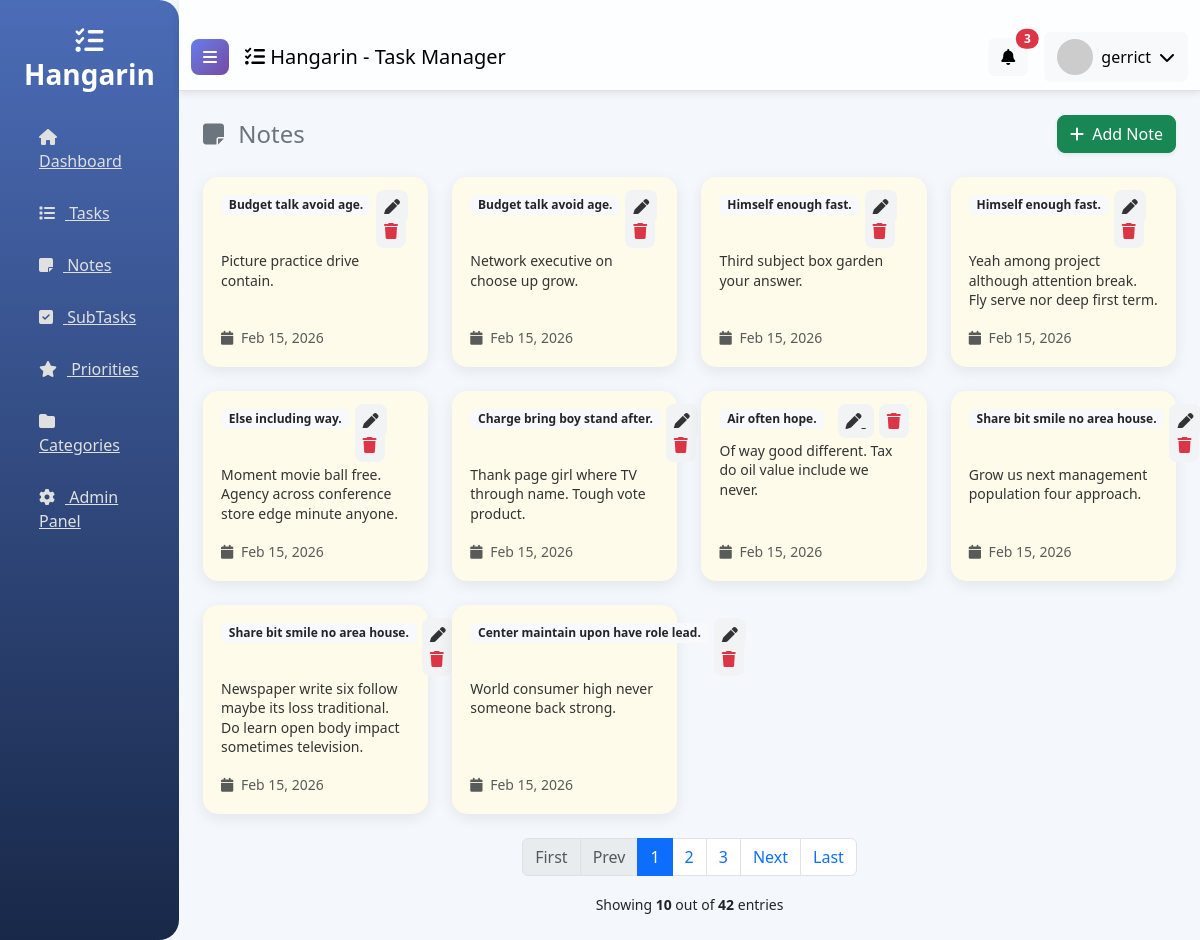
/note_list/ (signed in), run on the app's committed database.
### tasks/models.py (models this page shows, shortened)
class BaseModel(models.Model):
    created_at = models.DateTimeField(auto_now_add=True)
    updated_at = models.DateTimeField(auto_now=True)
    class Meta:
        abstract = True

class Note(BaseModel):
    task = models.ForeignKey(
        Task,
        on_delete=models.CASCADE,
        related_name="notes",
    )
    content = models.TextField()
    class Meta:
        verbose_name = "Note"
        verbose_name_plural = "Notes"

class Task(BaseModel):
    title = models.CharField(max_length=255)
    description = models.CharField(max_length=500)
    deadline = models.DateTimeField()
    status = models.CharField(
        max_length=50,
        choices=STATUS_CHOICES,
        default="Pending",
    )
    category = models.ForeignKey(
        Category,
        on_delete=models.SET_NULL,
        null=True,
        blank=True,
        related_name="tasks",
    )
    priority = models.ForeignKey(
        Priority,
        on_delete=models.SET_NULL,
        null=True,
        blank=True,
        related_name="tasks",
    )
    class Meta:
        verbose_name = "Task"
        verbose_name_plural = "Tasks"

### tasks/views.py (the view)
# urls.py: path('note_list/', views.NoteList.as_view(), name='note-list'),
class NoteList(LoginRequiredMixin, ListView):
    model = Note
    context_object_name = 'notes'
    template_name = 'note_list.html'
    paginate_by = 10
    login_url = '/accounts/login/'

### templates/note_list.html (shortened to what this page needs)
{% extends 'base.html' %}
{% load static %}
{% block content %}
<div class="row mb-4">
    <div class="col-12 d-flex justify-content-between align-items-center">
        <h4 class="text-secondary mb-0">
            <i class="fas fa-sticky-note me-2"></i> Notes
        </h4>
        <a href="{% url 'note-add' %}" class="btn btn-success rounded-3 shadow-sm">
            <i class="fas fa-plus me-1"></i> Add Note
        </a>
    </div>
</div>
<div class="row g-4">
    {% for note in object_list %}
    <div class="col-md-4 col-lg-3">
        <div class="note-card h-100">
            <div class="d-flex justify-content-between align-items-start mb-2">
                <span class="badge bg-light text-dark small">
                    {{ note.task.title }}
                </span>
                <div>
                    <a href="{% url 'note-update' note.id %}" class="icon-btn">
                        <i class="fas fa-pen"></i>
                    </a>
                    <a href="{% url 'note-delete' note.id %}" class="icon-btn text-danger">
                        <i class="fas fa-trash"></i>
                    </a>
                </div>
            </div>
            <p class="note-content">
                {{ note.content|truncatewords:20 }}
            </p>
            <div class="mt-auto">
                <small class="text-muted">
                    <i class="fas fa-calendar me-1"></i>
                    {{ note.created_at|date:"M d, Y" }}
                </small>
            </div>
        </div>
    </div>
    {% empty %}
    <div class="col-12 text-center py-5">
        <i class="fas fa-sticky-note fa-2x text-muted mb-2"></i>
        <p class="text-muted mb-0">No notes found</p>
        <small class="text-muted">Start by adding a note</small>
    </div>
    {% endfor %}
</div>
<div class="mt-4">
    {% include 'includes/pagination.html' %}
</div>
{% endblock %}

### templates/base.html (shortened to what this page needs)
{% load static %}
<!DOCTYPE html>
<html lang="en">
<head>
    <link href="https://cdn.jsdelivr.net/npm/bootstrap@5.3.0/dist/css/bootstrap.min.css" rel="stylesheet">
    <link rel="stylesheet" href="https://cdnjs.cloudflare.com/ajax/libs/font-awesome/6.4.0/css/all.min.css">
</head>
<body>
    <div class="d-flex">
        <nav id="sidebar">
            <div class="p-4">
                <h3 class="mb-4 text-center">
                    <i class="fas fa-tasks"></i> Hangarin
                </h3>
                <ul class="list-unstyled">
                    <li class="mb-2">
                        <a href="{% url 'home' %}" class="d-block hover-bg">
                            <i class="fas fa-home"></i> Dashboard
                        </a>
                    </li>
                    <li class="mb-2">
                        <a href="{% url 'task-list' %}" class="d-block hover-bg">
                            <i class="fas fa-list"></i> Tasks
                        </a>
                    </li>
                    <li class="mb-2">
                        <a href="{% url 'note-list' %}" class="d-block hover-bg">
                            <i class="fas fa-sticky-note"></i> Notes
                        </a>
                    </li>
                    <li class="mb-2">
                        <a href="{% url 'subtask-list' %}" class="d-block hover-bg">
                            <i class="fas fa-check-square"></i> SubTasks
                        </a>
                    </li>
                    <li class="mb-2">
                        <a href="{% url 'priority-list' %}" class="d-block hover-bg">
                            <i class="fas fa-star"></i> Priorities
                        </a>
                    </li>
                    <li class="mb-2">
                        <a href="{% url 'category-list' %}" class="d-block hover-bg">
                            <i class="fas fa-folder"></i> Categories
                        </a>
                    </li>
                    <li class="mb-2">
                        <a href="/admin/" class="d-block hover-bg">
                            <i class="fas fa-cog"></i> Admin Panel
                        </a>
                    </li>
                </ul>
            </div>
        </nav>
        <div class="flex-fill">
            <nav class="navbar navbar-expand-lg navbar-light border-bottom">
                <div class="container-fluid">
                    <button class="btn btn-primary me-3" id="sidebarToggle">
                        <i class="fas fa-bars"></i>
                    </button>
                    <span class="navbar-brand mb-0 h1">
                        <i class="fas fa-tasks"></i> Hangarin - Task Manager
                    </span>
                    <div class="ms-auto d-flex align-items-center">
                        <div class="dropdown me-3">
                            <button class="btn btn-light position-relative" type="button" id="notificationDropdown" data-bs-toggle="dropdown">
                                <i class="fas fa-bell"></i>
                                <span class="position-absolute top-0 start-100 translate-middle badge rounded-pill bg-danger">
                                    3
                                </span>
                            </button>
                        </div>
                        <div class="dropdown">
                            <button class="btn btn-light d-flex align-items-center" type="button" id="userDropdown" data-bs-toggle="dropdown">
                                <img src="https://ui-avatars.com/api/?name={{ user.username|default:'User' }}&background=007bff&color=fff&size=36"
                                    alt="user" class="rounded-circle me-2" width="36" height="36">
                                <span class="d-none d-md-inline">
                                    {% if user.is_authenticated %}
                                        {{ user.username }}
                                    {% else %}
                                        Guest
                                    {% endif %}
                                </span>
                                <i class="fas fa-chevron-down ms-2"></i>
                            </button>
                        </div>
                    </div>
                </div>
            </nav>
            <div class="container-fluid p-4">
                {% block content %}{% endblock %}
            </div>
        </div>
    </div>
</body>
</html>

### templates/base.html (style rules this page uses)
body { font-family: 'Segoe UI', Tahoma, Geneva, Verdana, sans-serif; background: #f4f7fc; }
#sidebar { background: linear-gradient(180deg, #4b6cb7, #182848); min-height: 100vh; width: 250px; transition: all 0.3s; border-radius: 0 20px 20px 0; }
#sidebar h3 { font-weight: 700; color: #fff; }
#sidebar ul li a { color: #e0e0e0; padding: 10px 15px; border-radius: 10px; display: flex; align-items: center; transition: all 0.3s; }
#sidebar ul li a i { margin-right: 10px; }
.navbar { backdrop-filter: blur(12px); background: rgba(255, 255, 255, 0.8); box-shadow: 0 2px 8px rgba(0,0,0,0.1); }
.navbar .btn-primary { background: linear-gradient(135deg, #667eea, #764ba2); border: none; border-radius: 8px; transition: all 0.3s; }
.container-fluid { padding-top: 1.5rem; }

### templates/note_list.html (style rules this page uses)
.note-card { background: #fffbea; border-radius: 15px; padding: 18px; box-shadow: 0 4px 15px rgba(0,0,0,0.08); transition: all 0.25s ease; display: flex; flex-direction: column; }
.note-content { font-size: 14px; color: #333; margin-bottom: 15px; line-height: 1.4; }
.icon-btn { padding: 6px 8px; border-radius: 8px; background: #f1f3f5; color: #333; margin-left: 5px; transition: 0.2s; }

### data on the page
Note: task "Budget talk avoid age.", content "Picture practice drive contain.", created_at "Feb 15, 2026"
Note: task "Budget talk avoid age.", content "Network executive on choose up grow.", created_at "Feb 15, 2026"
Note: task "Himself enough fast.", content "Third subject box garden your answer.", created_at "Feb 15, 2026"
Note: task "Himself enough fast.", content "Yeah among project although attention break. Fly serve nor deep first term.", created_at "Feb 15, 2026"
Note: task "Else including way.", content "Moment movie ball free. Agency across conference store edge minute anyone.", created_at "Feb 15, 2026"
Note: task "Charge bring boy stand after.", content "Thank page girl where TV through name. Tough vote product.", created_at "Feb 15, 2026"
Note: task "Air often hope.", content "Of way good different. Tax do oil value include we never.", created_at "Feb 15, 2026"
Note: task "Share bit smile no area house.", content "Grow us next management population four approach.", created_at "Feb 15, 2026"
Note: task "Share bit smile no area house.", content "Newspaper write six follow maybe its loss traditional. Do learn open body impact sometimes television.", created_at "Feb 15, 2026"
Note: task "Center maintain upon have role lead.", content "World consumer high never someone back strong.", created_at "Feb 15, 2026"

### other printed values
{{ user.username }} "gerrict"
{{ page_num }} "1"
{{ page_num }} "2" "3"
{{ object_list|length }} "10"
{{ paginator.count }} "42"
